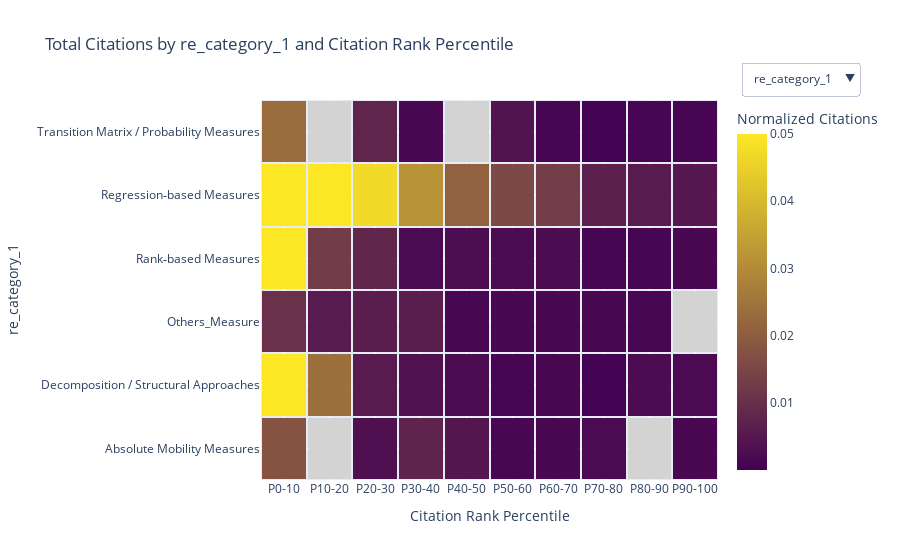

Notebook cell for this chart:
### Code cell
import plotly.graph_objects as go
import pandas as pd

# Define the variables you want dropdown control for
variables = ['re_category_1', 're_category_2', 're_data_cat', 're_rq_cat']

# Bin citation rank
citations_617['percentile_bin'] = pd.qcut(
    citations_617['citation_rank_617'],
    q=10,
    labels=[f"P{i*10}-{(i+1)*10}" for i in range(10)],
    duplicates='drop'
)

# Create color scale
custom_colorscale = [
    [0.0, 'lightgray'],
    [0.000001, 'rgb(68,1,84)'],
    [1.0, 'rgb(253,231,37)']
]

# Store all heatmap traces
traces = []
buttons = []

for i, variable in enumerate(variables):
    pivot_table = (
        citations_617
        .groupby([variable, 'percentile_bin'], observed=True)['citations_count']
        .sum()
        .unstack(fill_value=0)
    )
    pivot_table = pivot_table / pivot_table.values.sum()

    trace = go.Heatmap(
        z=pivot_table.values,
        x=pivot_table.columns.astype(str),
        y=pivot_table.index,
        colorscale=custom_colorscale,
        zmin=0.00001,
        zmax=0.05,  # or pivot_table.values.max() if you want adaptive range
        xgap=2,
        ygap=2,
        visible=(i == 0),  # Only first is visible initially
        colorbar=dict(title="Normalized Citations")
    )
    traces.append(trace)

    # Add dropdown button
    button = dict(
        label=variable,
        method='update',
        args=[
            {'visible': [j == i for j in range(len(variables))]},
            {'title': f'Total Citations by {variable} and Citation Rank Percentile',
             'yaxis': {'title': variable}}
        ]
    )
    buttons.append(button)

# Create the figure with all traces and the dropdown
fig = go.Figure(data=traces)

fig.update_layout(
    updatemenus=[
        dict(
            type='dropdown',
            showactive=True,
            buttons=buttons,
            x=1.05,
            xanchor='left',
            y=1.1,
            yanchor='top'
        )
    ],
    title=f"Total Citations by {variables[0]} and Citation Rank Percentile",
    xaxis_title="Citation Rank Percentile",
    yaxis_title=variables[0]
)

fig.show()

### Figure 1 — Plotly figure (JSON) as saved in the notebook; plotly's stock layout.template omitted (floating-point values rounded to 4 significant figures)
{"data": [{"colorbar": {"title": {"text": "Normalized Citations"}}, "colorscale": [[0, "lightgray"], [1e-06, "rgb(68,1,84)"], [1, "rgb(253,231,37)"]], "type": "heatmap", "visible": true, "x": ["P0-10", "P10-20", "P20-30", "P30-40", "P40-50", "P50-60", "P60-70", "P70-80", "P80-90", "P90-100"], "xgap": 2, "y": ["Absolute Mobility Measures", "Decomposition / Structural Approaches", "Others_Measure", "Rank‐based Measures", "Regression‐based Measures", "Transition Matrix / Probability Measures"], "ygap": 2, "z": [[0.01779, 0.0, 0.003094, 0.007347, 0.00464, 0.00116, 0.001547, 0.001933, 0.0, 0.001547], [0.058, 0.02398, 0.005414, 0.00348, 0.00232, 0.0007734, 0.001547, 0.0003867, 0.00232, 0.001933], [0.01044, 0.005414, 0.006187, 0.006187, 0.00116, 0.001547, 0.001547, 0.001547, 0.00116, 0.0], [0.09397, 0.01276, 0.008121, 0.001933, 0.002707, 0.00232, 0.00232, 0.0007734, 0.0007734, 0.001547], [0.4049, 0.109, 0.04718, 0.03171, 0.02088, 0.01547, 0.01315, 0.006574, 0.005414, 0.005027], [0.0232, 0.0, 0.007734, 0.001547, 0.0, 0.003867, 0.0007734, 0.0003867, 0.0007734, 0.0007734]], "zmax": 0.05, "zmin": 1e-05}, {"colorbar": {"title": {"text": "Normalized Citations"}}, "colorscale": [[0, "lightgray"], [1e-06, "rgb(68,1,84)"], [1, "rgb(253,231,37)"]], "type": "heatmap", "visible": false, "x": ["P0-10", "P10-20", "P20-30", "P30-40", "P40-50", "P50-60", "P60-70", "P70-80", "P80-90", "P90-100"], "xgap": 2, "y": ["Absolute Mobility Measures", "Decomposition / Structural Approaches", "Others_Measure", "Rank‐based Measures", "Regression‐based Measures", "Transition Matrix / Probability Measures"], "ygap": 2, "z": [[0.0, 0.0, 0.006579, 0.004112, 0.002467, 0.0, 0.003289, 0.0, 0.0, 0.0008224], [0.1234, 0.06086, 0.01151, 0.01151, 0.002467, 0.001645, 0.001645, 0.0008224, 0.004112, 0.003289], [0.0, 0.01151, 0.01316, 0.01727, 0.002467, 0.003289, 0.001645, 0.0008224, 0.002467, 0.0], [0.09128, 0.04441, 0.01891, 0.0, 0.004934, 0.002467, 0.006579, 0.001645, 0.002467, 0.002467], [0.1834, 0.01809, 0.01151, 0.004112, 0.004934, 0.006579, 0.01151, 0.0, 0.002467, 0.0008224], [0.2253, 0.009868, 0.02878, 0.007401, 0.004934, 0.005757, 0.004934, 0.0008224, 0.001645, 0.0008224]], "zmax": 0.05, "zmin": 1e-05}, {"colorbar": {"title": {"text": "Normalized Citations"}}, "colorscale": [[0, "lightgray"], [1e-06, "rgb(68,1,84)"], [1, "rgb(253,231,37)"]], "type": "heatmap", "visible": false, "x": ["P0-10", "P10-20", "P20-30", "P30-40", "P40-50", "P50-60", "P60-70", "P70-80", "P80-90", "P90-100"], "xgap": 2, "y": ["Administrative/Registry Data", "Linked Administrative Data", "National Survey Data", "Natural/Experimental Data", "No dataset", "Others_DataType", "Panel/Longitudinal Surveys"], "ygap": 2, "z": [[0.07618, 0.01895, 0.01701, 0.006187, 0.009667, 0.00464, 0.00464, 0.00116, 0.001933, 0.003094], [0.1787, 0.03248, 0.02049, 0.01199, 0.00232, 0.008894, 0.0007734, 0.001933, 0.0007734, 0.003094], [0.02282, 0.02552, 0.006187, 0.005414, 0.00116, 0.0, 0.003094, 0.00232, 0.001547, 0.00116], [0.0, 0.0, 0.0, 0.0, 0.00116, 0.0, 0.0, 0.0, 0.0, 0.0], [0.1454, 0.01663, 0.01315, 0.008507, 0.00464, 0.00348, 0.005414, 0.001933, 0.002707, 0.001547], [0.01044, 0.0, 0.0, 0.00348, 0.00116, 0.0, 0.0007734, 0.0, 0.0007734, 0.0], [0.1748, 0.05762, 0.02088, 0.01663, 0.0116, 0.008121, 0.006187, 0.004254, 0.002707, 0.001933]], "zmax": 0.05, "zmin": 1e-05}, {"colorbar": {"title": {"text": "Normalized Citations"}}, "colorscale": [[0, "lightgray"], [1e-06, "rgb(68,1,84)"], [1, "rgb(253,231,37)"]], "type": "heatmap", "visible": false, "x": ["P0-10", "P10-20", "P20-30", "P30-40", "P40-50", "P50-60", "P60-70", "P70-80", "P80-90", "P90-100"], "xgap": 2, "y": ["Demographic Differences in Mobility (Race, Gender, etc.)", "Empirical Estimates and Determinants", "Intergenerational Wealth Mobility and Inheritance", "Measurement and Methodological Advances", "Mobility and Non-Income Outcomes (Health, Wellbeing, etc.)", "Perceptions of Mobility and Attitudes", "Policy, Institutional, and Geographic Impacts", "Theoretical and Structural Models"], "ygap": 2, "z": [[0.0232, 0.0, 0.007734, 0.001547, 0.0, 0.00116, 0.0007734, 0.0, 0.0, 0.0], [0.379, 0.05916, 0.03171, 0.01508, 0.01315, 0.006574, 0.005414, 0.005027, 0.003094, 0.004254], [0.1148, 0.06535, 0.02707, 0.01547, 0.009281, 0.01315, 0.007734, 0.002707, 0.004254, 0.003867], [0.01315, 0.008121, 0.01121, 0.01469, 0.00464, 0.0007734, 0.003094, 0.00116, 0.001547, 0.0003867], [0.0, 0.0, 0.0, 0.0, 0.0, 0.0, 0.0007734, 0.0003867, 0.0003867, 0.0003867], [0.0, 0.0, 0.0, 0.0, 0.00116, 0.0, 0.0, 0.0003867, 0.0, 0.0], [0.02011, 0.006574, 0.0, 0.005414, 0.00232, 0.0007734, 0.001547, 0.001547, 0.0007734, 0.0007734], [0.058, 0.01199, 0.0, 0.0, 0.00116, 0.002707, 0.001547, 0.0003867, 0.0003867, 0.00116]], "zmax": 0.05, "zmin": 1e-05}], "layout": {"title": {"text": "Total Citations by re_category_1 and Citation Rank Percentile"}, "updatemenus": [{"buttons": [{"args": [{"visible": [true, false, false, false]}, {"title": "Total Citations by re_category_1 and Citation Rank Percentile", "yaxis": {"title": "re_category_1"}}], "label": "re_category_1", "method": "update"}, {"args": [{"visible": [false, true, false, false]}, {"title": "Total Citations by re_category_2 and Citation Rank Percentile", "yaxis": {"title": "re_category_2"}}], "label": "re_category_2", "method": "update"}, {"args": [{"visible": [false, false, true, false]}, {"title": "Total Citations by re_data_cat and Citation Rank Percentile", "yaxis": {"title": "re_data_cat"}}], "label": "re_data_cat", "method": "update"}, {"args": [{"visible": [false, false, false, true]}, {"title": "Total Citations by re_rq_cat and Citation Rank Percentile", "yaxis": {"title": "re_rq_cat"}}], "label": "re_rq_cat", "method": "update"}], "showactive": true, "type": "dropdown", "x": 1.05, "xanchor": "left", "y": 1.1, "yanchor": "top"}], "xaxis": {"title": {"text": "Citation Rank Percentile"}}, "yaxis": {"title": {"text": "re_category_1"}}}}
